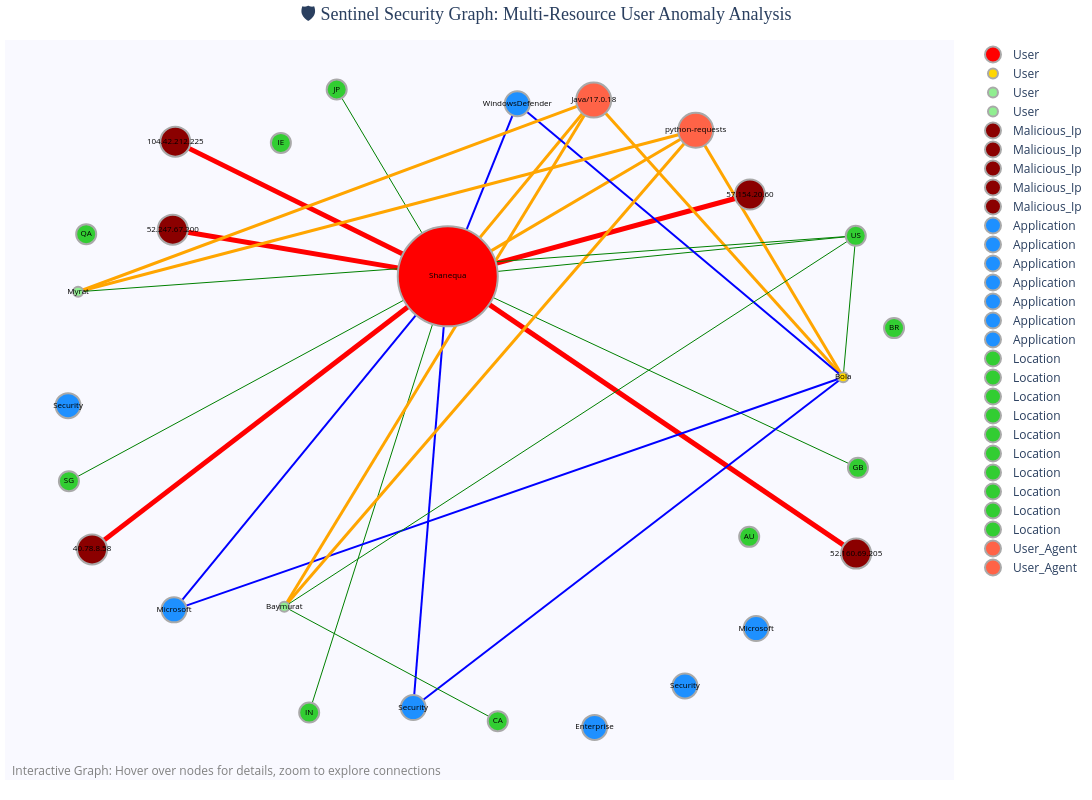

Write notebook code for a chart like this one.
### Code cell
# CELL 10: Query 2 - Anomalous IP usage
print("🔍 Query 2: Identify Users with Anomalous IP Usage")
print("="*60)

# GQL query to find users connecting from multiple IP addresses
query2 = """
MATCH (u:user)-[ip:used_ip]->(i:ipaddress)
RETURN u.UserPrincipalName, u.UserDisplayName,
       count(DISTINCT i.IPAddress) as UniqueIPs,
       collect(DISTINCT i.IPAddress) as IPAddresses,
       count(ip) as TotalConnections
ORDER BY UniqueIPs DESC
LIMIT 15
"""

result2 = graph_spec.query(query2)
print("\n✅ Query executed successfully")
result2.show(format="table")

print("\n📊 Analysis: Users with multiple IP addresses")
print("   • High IP diversity may indicate:")
print("     - Compromised credentials being used from multiple locations")
print("     - VPN/proxy usage")
print("     - Distributed attack patterns")

### Figure 1 — Plotly figure (JSON) as saved in the notebook; plotly's stock layout.template omitted (floating-point values rounded to 4 significant figures)
{"data": [{"hoverinfo": "text", "hovertext": "suspicious_connection: Shanequa Gihon → 57.154.20.60", "line": {"color": "red", "width": 5}, "mode": "lines", "showlegend": false, "type": "scatter", "x": [-0.05013, 0.6608, null], "y": [0.3873, 0.6386, null]}, {"hoverinfo": "text", "hovertext": "suspicious_connection: Shanequa Gihon → 104.42.212.225", "line": {"color": "red", "width": 5}, "mode": "lines", "showlegend": false, "type": "scatter", "x": [-0.05013, -0.6912, null], "y": [0.3873, 0.801, null]}, {"hoverinfo": "text", "hovertext": "suspicious_connection: Shanequa Gihon → 52.160.69.205", "line": {"color": "red", "width": 5}, "mode": "lines", "showlegend": false, "type": "scatter", "x": [-0.05013, 0.9108, null], "y": [0.3873, -0.464, null]}, {"hoverinfo": "text", "hovertext": "suspicious_connection: Shanequa Gihon → 40.78.8.58", "line": {"color": "red", "width": 5}, "mode": "lines", "showlegend": false, "type": "scatter", "x": [-0.05013, -0.8871, null], "y": [0.3873, -0.451, null]}, {"hoverinfo": "text", "hovertext": "suspicious_connection: Shanequa Gihon → 52.247.67.200", "line": {"color": "red", "width": 5}, "mode": "lines", "showlegend": false, "type": "scatter", "x": [-0.05013, -0.6972, null], "y": [0.3873, 0.5307, null]}, {"hoverinfo": "text", "hovertext": "suspicious_tool: Shanequa Gihon → python-requests/2.32.4", "line": {"color": "orange", "width": 3}, "mode": "lines", "showlegend": false, "type": "scatter", "x": [-0.05013, 0.5333, null], "y": [0.3873, 0.8358, null]}, {"hoverinfo": "text", "hovertext": "suspicious_tool: Shanequa Gihon → Java/17.0.18", "line": {"color": "orange", "width": 3}, "mode": "lines", "showlegend": false, "type": "scatter", "x": [-0.05013, 0.2932, null], "y": [0.3873, 0.9286, null]}, {"hoverinfo": "text", "hovertext": "application_access: Shanequa Gihon → Security Copilot API", "line": {"color": "blue", "width": 2}, "mode": "lines", "showlegend": false, "type": "scatter", "x": [-0.05013, -0.1314, null], "y": [0.3873, -0.9366, null]}, {"hoverinfo": "text", "hovertext": "application_access: Shanequa Gihon → Microsoft Azure CLI", "line": {"color": "blue", "width": 2}, "mode": "lines", "showlegend": false, "type": "scatter", "x": [-0.05013, -0.6942, null], "y": [0.3873, -0.6367, null]}, {"hoverinfo": "text", "hovertext": "application_access: Shanequa Gihon → WindowsDefenderATP", "line": {"color": "blue", "width": 2}, "mode": "lines", "showlegend": false, "type": "scatter", "x": [-0.05013, 0.1135, null], "y": [0.3873, 0.9175, null]}, {"hoverinfo": "text", "hovertext": "geographic_access: Shanequa Gihon → JP", "line": {"color": "green", "width": 1}, "mode": "lines", "showlegend": false, "type": "scatter", "x": [-0.05013, -0.3115, null], "y": [0.3873, 0.961, null]}, {"hoverinfo": "text", "hovertext": "geographic_access: Shanequa Gihon → US", "line": {"color": "green", "width": 1}, "mode": "lines", "showlegend": false, "type": "scatter", "x": [-0.05013, 0.9099, null], "y": [0.3873, 0.5117, null]}, {"hoverinfo": "text", "hovertext": "geographic_access: Shanequa Gihon → IN", "line": {"color": "green", "width": 1}, "mode": "lines", "showlegend": false, "type": "scatter", "x": [-0.05013, -0.3762, null], "y": [0.3873, -0.9519, null]}, {"hoverinfo": "text", "hovertext": "geographic_access: Shanequa Gihon → GB", "line": {"color": "green", "width": 1}, "mode": "lines", "showlegend": false, "type": "scatter", "x": [-0.05013, 0.9151, null], "y": [0.3873, -0.2005, null]}, {"hoverinfo": "text", "hovertext": "geographic_access: Shanequa Gihon → SG", "line": {"color": "green", "width": 1}, "mode": "lines", "showlegend": false, "type": "scatter", "x": [-0.05013, -0.9416, null], "y": [0.3873, -0.2417, null]}, {"hoverinfo": "text", "hovertext": "suspicious_tool: Bola Boghra → python-requests/2.32.4", "line": {"color": "orange", "width": 3}, "mode": "lines", "showlegend": false, "type": "scatter", "x": [0.8803, 0.5333, null], "y": [0.07742, 0.8358, null]}, {"hoverinfo": "text", "hovertext": "suspicious_tool: Bola Boghra → Java/17.0.18", "line": {"color": "orange", "width": 3}, "mode": "lines", "showlegend": false, "type": "scatter", "x": [0.8803, 0.2932, null], "y": [0.07742, 0.9286, null]}, {"hoverinfo": "text", "hovertext": "application_access: Bola Boghra → Security Copilot API", "line": {"color": "blue", "width": 2}, "mode": "lines", "showlegend": false, "type": "scatter", "x": [0.8803, -0.1314, null], "y": [0.07742, -0.9366, null]}, {"hoverinfo": "text", "hovertext": "application_access: Bola Boghra → Microsoft Azure CLI", "line": {"color": "blue", "width": 2}, "mode": "lines", "showlegend": false, "type": "scatter", "x": [0.8803, -0.6942, null], "y": [0.07742, -0.6367, null]}, {"hoverinfo": "text", "hovertext": "application_access: Bola Boghra → WindowsDefenderATP", "line": {"color": "blue", "width": 2}, "mode": "lines", "showlegend": false, "type": "scatter", "x": [0.8803, 0.1135, null], "y": [0.07742, 0.9175, null]}, {"hoverinfo": "text", "hovertext": "geographic_access: Bola Boghra → US", "line": {"color": "green", "width": 1}, "mode": "lines", "showlegend": false, "type": "scatter", "x": [0.8803, 0.9099, null], "y": [0.07742, 0.5117, null]}, {"hoverinfo": "text", "hovertext": "suspicious_tool: Baymurat Lepp → python-requests/2.32.4", "line": {"color": "orange", "width": 3}, "mode": "lines", "showlegend": false, "type": "scatter", "x": [-0.4347, 0.5333, null], "y": [-0.6272, 0.8358, null]}, {"hoverinfo": "text", "hovertext": "suspicious_tool: Baymurat Lepp → Java/17.0.18", "line": {"color": "orange", "width": 3}, "mode": "lines", "showlegend": false, "type": "scatter", "x": [-0.4347, 0.2932, null], "y": [-0.6272, 0.9286, null]}, {"hoverinfo": "text", "hovertext": "geographic_access: Baymurat Lepp → US", "line": {"color": "green", "width": 1}, "mode": "lines", "showlegend": false, "type": "scatter", "x": [-0.4347, 0.9099, null], "y": [-0.6272, 0.5117, null]}, {"hoverinfo": "text", "hovertext": "geographic_access: Baymurat Lepp → CA", "line": {"color": "green", "width": 1}, "mode": "lines", "showlegend": false, "type": "scatter", "x": [-0.4347, 0.06755, null], "y": [-0.6272, -0.9784, null]}, {"hoverinfo": "text", "hovertext": "suspicious_tool: Myrat Berdiyew → python-requests/2.32.4", "line": {"color": "orange", "width": 3}, "mode": "lines", "showlegend": false, "type": "scatter", "x": [-0.92, 0.5333, null], "y": [0.34, 0.8358, null]}, {"hoverinfo": "text", "hovertext": "suspicious_tool: Myrat Berdiyew → Java/17.0.18", "line": {"color": "orange", "width": 3}, "mode": "lines", "showlegend": false, "type": "scatter", "x": [-0.92, 0.2932, null], "y": [0.34, 0.9286, null]}, {"hoverinfo": "text", "hovertext": "geographic_access: Myrat Berdiyew → US", "line": {"color": "green", "width": 1}, "mode": "lines", "showlegend": false, "type": "scatter", "x": [-0.92, 0.9099, null], "y": [0.34, 0.5117, null]}, {"hoverinfo": "text", "hovertext": "User: Shanequa Gihon<br>Email: shagih@woodgrove.ms<br>Risk: CRITICAL<br>Failed Attempts: 126,369<br>Total Events: 1,804,562", "marker": {"color": "#FF0000", "line": {"color": "darkgray", "width": 2}, "size": 100}, "mode": "markers+text", "name": "User", "text": ["Shanequa"], "textfont": {"color": "black", "size": 8}, "textposition": "middle center", "type": "scatter", "x": [-0.05013], "y": [0.3873]}, {"hoverinfo": "text", "hovertext": "User: Bola Boghra<br>Email: bbo277@int.zava-private.com<br>Risk: MEDIUM<br>Failed Attempts: 6<br>Total Events: 458", "marker": {"color": "#FFD700", "line": {"color": "darkgray", "width": 2}, "size": 10}, "mode": "markers+text", "name": "User", "text": ["Bola"], "textfont": {"color": "black", "size": 8}, "textposition": "middle center", "type": "scatter", "x": [0.8803], "y": [0.07742]}, {"hoverinfo": "text", "hovertext": "User: Baymurat Lepp<br>Email: u16538@int.zava-private.com<br>Risk: LOW<br>Failed Attempts: 0<br>Total Events: 315", "marker": {"color": "#90EE90", "line": {"color": "darkgray", "width": 2}, "size": 10}, "mode": "markers+text", "name": "User", "text": ["Baymurat"], "textfont": {"color": "black", "size": 8}, "textposition": "middle center", "type": "scatter", "x": [-0.4347], "y": [-0.6272]}, {"hoverinfo": "text", "hovertext": "User: Myrat Berdiyew<br>Email: mybe59@int.zava-private.com<br>Risk: LOW<br>Failed Attempts: 0<br>Total Events: 201", "marker": {"color": "#90EE90", "line": {"color": "darkgray", "width": 2}, "size": 10}, "mode": "markers+text", "name": "User", "text": ["Myrat"], "textfont": {"color": "black", "size": 8}, "textposition": "middle center", "type": "scatter", "x": [-0.92], "y": [0.34]}, {"hoverinfo": "text", "hovertext": "🚨 Malicious IP<br>57.154.20.60<br>Associated with multiple attacks", "marker": {"color": "#8B0000", "line": {"color": "darkgray", "width": 2}, "size": 30}, "mode": "markers+text", "name": "Malicious_Ip", "text": ["57.154.20.60"], "textfont": {"color": "black", "size": 8}, "textposition": "middle center", "type": "scatter", "x": [0.6608], "y": [0.6386]}, {"hoverinfo": "text", "hovertext": "🚨 Malicious IP<br>104.42.212.225<br>Associated with multiple attacks", "marker": {"color": "#8B0000", "line": {"color": "darkgray", "width": 2}, "size": 30}, "mode": "markers+text", "name": "Malicious_Ip", "text": ["104.42.212.225"], "textfont": {"color": "black", "size": 8}, "textposition": "middle center", "type": "scatter", "x": [-0.6912], "y": [0.801]}, {"hoverinfo": "text", "hovertext": "🚨 Malicious IP<br>52.160.69.205<br>Associated with multiple attacks", "marker": {"color": "#8B0000", "line": {"color": "darkgray", "width": 2}, "size": 30}, "mode": "markers+text", "name": "Malicious_Ip", "text": ["52.160.69.205"], "textfont": {"color": "black", "size": 8}, "textposition": "middle center", "type": "scatter", "x": [0.9108], "y": [-0.464]}, {"hoverinfo": "text", "hovertext": "🚨 Malicious IP<br>40.78.8.58<br>Associated with multiple attacks", "marker": {"color": "#8B0000", "line": {"color": "darkgray", "width": 2}, "size": 30}, "mode": "markers+text", "name": "Malicious_Ip", "text": ["40.78.8.58"], "textfont": {"color": "black", "size": 8}, "textposition": "middle center", "type": "scatter", "x": [-0.8871], "y": [-0.451]}, {"hoverinfo": "text", "hovertext": "🚨 Malicious IP<br>52.247.67.200<br>Associated with multiple attacks", "marker": {"color": "#8B0000", "line": {"color": "darkgray", "width": 2}, "size": 30}, "mode": "markers+text", "name": "Malicious_Ip", "text": ["52.247.67.200"], "textfont": {"color": "black", "size": 8}, "textposition": "middle center", "type": "scatter", "x": [-0.6972], "y": [0.5307]}, {"hoverinfo": "text", "hovertext": "Application<br>Security Copilot API<br>Accessed by suspicious users", "marker": {"color": "#1E90FF", "line": {"color": "darkgray", "width": 2}, "size": 25}, "mode": "markers+text", "name": "Application", "text": ["Security"], "textfont": {"color": "black", "size": 8}, "textposition": "middle center", "type": "scatter", "x": [-0.1314], "y": [-0.9366]}, {"hoverinfo": "text", "hovertext": "Application<br>Security Copilot<br>Accessed by suspicious users", "marker": {"color": "#1E90FF", "line": {"color": "darkgray", "width": 2}, "size": 25}, "mode": "markers+text", "name": "Application", "text": ["Security"], "textfont": {"color": "black", "size": 8}, "textposition": "middle center", "type": "scatter", "x": [0.508], "y": [-0.8704]}, {"hoverinfo": "text", "hovertext": "Application<br>Microsoft Azure CLI<br>Accessed by suspicious users", "marker": {"color": "#1E90FF", "line": {"color": "darkgray", "width": 2}, "size": 25}, "mode": "markers+text", "name": "Application", "text": ["Microsoft"], "textfont": {"color": "black", "size": 8}, "textposition": "middle center", "type": "scatter", "x": [-0.6942], "y": [-0.6367]}, {"hoverinfo": "text", "hovertext": "Application<br>WindowsDefenderATP<br>Accessed by suspicious users", "marker": {"color": "#1E90FF", "line": {"color": "darkgray", "width": 2}, "size": 25}, "mode": "markers+text", "name": "Application", "text": ["WindowsDefender"], "textfont": {"color": "black", "size": 8}, "textposition": "middle center", "type": "scatter", "x": [0.1135], "y": [0.9175]}, {"hoverinfo": "text", "hovertext": "Application<br>Security Copilot Portal<br>Accessed by suspicious users", "marker": {"color": "#1E90FF", "line": {"color": "darkgray", "width": 2}, "size": 25}, "mode": "markers+text", "name": "Application", "text": ["Security"], "textfont": {"color": "black", "size": 8}, "textposition": "middle center", "type": "scatter", "x": [-0.9435], "y": [-0.009599]}, {"hoverinfo": "text", "hovertext": "Application<br>Enterprise Dashboard Project<br>Accessed by suspicious users", "marker": {"color": "#1E90FF", "line": {"color": "darkgray", "width": 2}, "size": 25}, "mode": "markers+text", "name": "Application", "text": ["Enterprise"], "textfont": {"color": "black", "size": 8}, "textposition": "middle center", "type": "scatter", "x": [0.2953], "y": [-0.9975]}, {"hoverinfo": "text", "hovertext": "Application<br>Microsoft Edge<br>Accessed by suspicious users", "marker": {"color": "#1E90FF", "line": {"color": "darkgray", "width": 2}, "size": 25}, "mode": "markers+text", "name": "Application", "text": ["Microsoft"], "textfont": {"color": "black", "size": 8}, "textposition": "middle center", "type": "scatter", "x": [0.6756], "y": [-0.6941]}, {"hoverinfo": "text", "hovertext": "Location: JP<br>Geographic access point", "marker": {"color": "#32CD32", "line": {"color": "darkgray", "width": 2}, "size": 20}, "mode": "markers+text", "name": "Location", "text": ["JP"], "textfont": {"color": "black", "size": 8}, "textposition": "middle center", "type": "scatter", "x": [-0.3115], "y": [0.961]}, {"hoverinfo": "text", "hovertext": "Location: US<br>Geographic access point", "marker": {"color": "#32CD32", "line": {"color": "darkgray", "width": 2}, "size": 20}, "mode": "markers+text", "name": "Location", "text": ["US"], "textfont": {"color": "black", "size": 8}, "textposition": "middle center", "type": "scatter", "x": [0.9099], "y": [0.5117]}, {"hoverinfo": "text", "hovertext": "Location: IN<br>Geographic access point", "marker": {"color": "#32CD32", "line": {"color": "darkgray", "width": 2}, "size": 20}, "mode": "markers+text", "name": "Location", "text": ["IN"], "textfont": {"color": "black", "size": 8}, "textposition": "middle center", "type": "scatter", "x": [-0.3762], "y": [-0.9519]}, {"hoverinfo": "text", "hovertext": "Location: GB<br>Geographic access point", "marker": {"color": "#32CD32", "line": {"color": "darkgray", "width": 2}, "size": 20}, "mode": "markers+text", "name": "Location", "text": ["GB"], "textfont": {"color": "black", "size": 8}, "textposition": "middle center", "type": "scatter", "x": [0.9151], "y": [-0.2005]}, {"hoverinfo": "text", "hovertext": "Location: SG<br>Geographic access point", "marker": {"color": "#32CD32", "line": {"color": "darkgray", "width": 2}, "size": 20}, "mode": "markers+text", "name": "Location", "text": ["SG"], "textfont": {"color": "black", "size": 8}, "textposition": "middle center", "type": "scatter", "x": [-0.9416], "y": [-0.2417]}, {"hoverinfo": "text", "hovertext": "Location: QA<br>Geographic access point", "marker": {"color": "#32CD32", "line": {"color": "darkgray", "width": 2}, "size": 20}, "mode": "markers+text", "name": "Location", "text": ["QA"], "textfont": {"color": "black", "size": 8}, "textposition": "middle center", "type": "scatter", "x": [-0.9009], "y": [0.517]}, {"hoverinfo": "text", "hovertext": "Location: IE<br>Geographic access point", "marker": {"color": "#32CD32", "line": {"color": "darkgray", "width": 2}, "size": 20}, "mode": "markers+text", "name": "Location", "text": ["IE"], "textfont": {"color": "black", "size": 8}, "textposition": "middle center", "type": "scatter", "x": [-0.4428], "y": [0.7971]}, {"hoverinfo": "text", "hovertext": "Location: AU<br>Geographic access point", "marker": {"color": "#32CD32", "line": {"color": "darkgray", "width": 2}, "size": 20}, "mode": "markers+text", "name": "Location", "text": ["AU"], "textfont": {"color": "black", "size": 8}, "textposition": "middle center", "type": "scatter", "x": [0.6592], "y": [-0.4126]}, {"hoverinfo": "text", "hovertext": "Location: CA<br>Geographic access point", "marker": {"color": "#32CD32", "line": {"color": "darkgray", "width": 2}, "size": 20}, "mode": "markers+text", "name": "Location", "text": ["CA"], "textfont": {"color": "black", "size": 8}, "textposition": "middle center", "type": "scatter", "x": [0.06755], "y": [-0.9784]}, {"hoverinfo": "text", "hovertext": "Location: BR<br>Geographic access point", "marker": {"color": "#32CD32", "line": {"color": "darkgray", "width": 2}, "size": 20}, "mode": "markers+text", "name": "Location", "text": ["BR"], "textfont": {"color": "black", "size": 8}, "textposition": "middle center", "type": "scatter", "x": [1], "y": [0.2284]}, {"hoverinfo": "text", "hovertext": "🤖 Suspicious User Agent<br>python-requests/2.32.4<br>Automation tool detected", "marker": {"color": "#FF6347", "line": {"color": "darkgray", "width": 2}, "size": 35}, "mode": "markers+text", "name": "User_Agent", "text": ["python-requests"], "textfont": {"color": "black", "size": 8}, "textposition": "middle center", "type": "scatter", "x": [0.5333], "y": [0.8358]}, {"hoverinfo": "text", "hovertext": "🤖 Suspicious User Agent<br>Java/17.0.18<br>Automation tool detected", "marker": {"color": "#FF6347", "line": {"color": "darkgray", "width": 2}, "size": 35}, "mode": "markers+text", "name": "User_Agent", "text": ["Java/17.0.18"], "textfont": {"color": "black", "size": 8}, "textposition": "middle center", "type": "scatter", "x": [0.2932], "y": [0.9286]}], "layout": {"annotations": [{"font": {"color": "gray", "size": 12}, "showarrow": false, "text": "Interactive Graph: Hover over nodes for details, zoom to explore connections", "x": 0.005, "xanchor": "left", "xref": "paper", "y": -0.002, "yanchor": "bottom", "yref": "paper"}], "height": 800, "hovermode": "closest", "margin": {"b": 20, "l": 5, "r": 5, "t": 40}, "plot_bgcolor": "rgba(248,248,255,0.8)", "showlegend": true, "title": {"font": {"family": "Arial Black", "size": 18}, "text": "🛡️ Sentinel Security Graph: Multi-Resource User Anomaly Analysis", "x": 0.5, "xanchor": "center"}, "width": 1200, "xaxis": {"showgrid": false, "showticklabels": false, "zeroline": false}, "yaxis": {"showgrid": false, "showticklabels": false, "zeroline": false}}}
